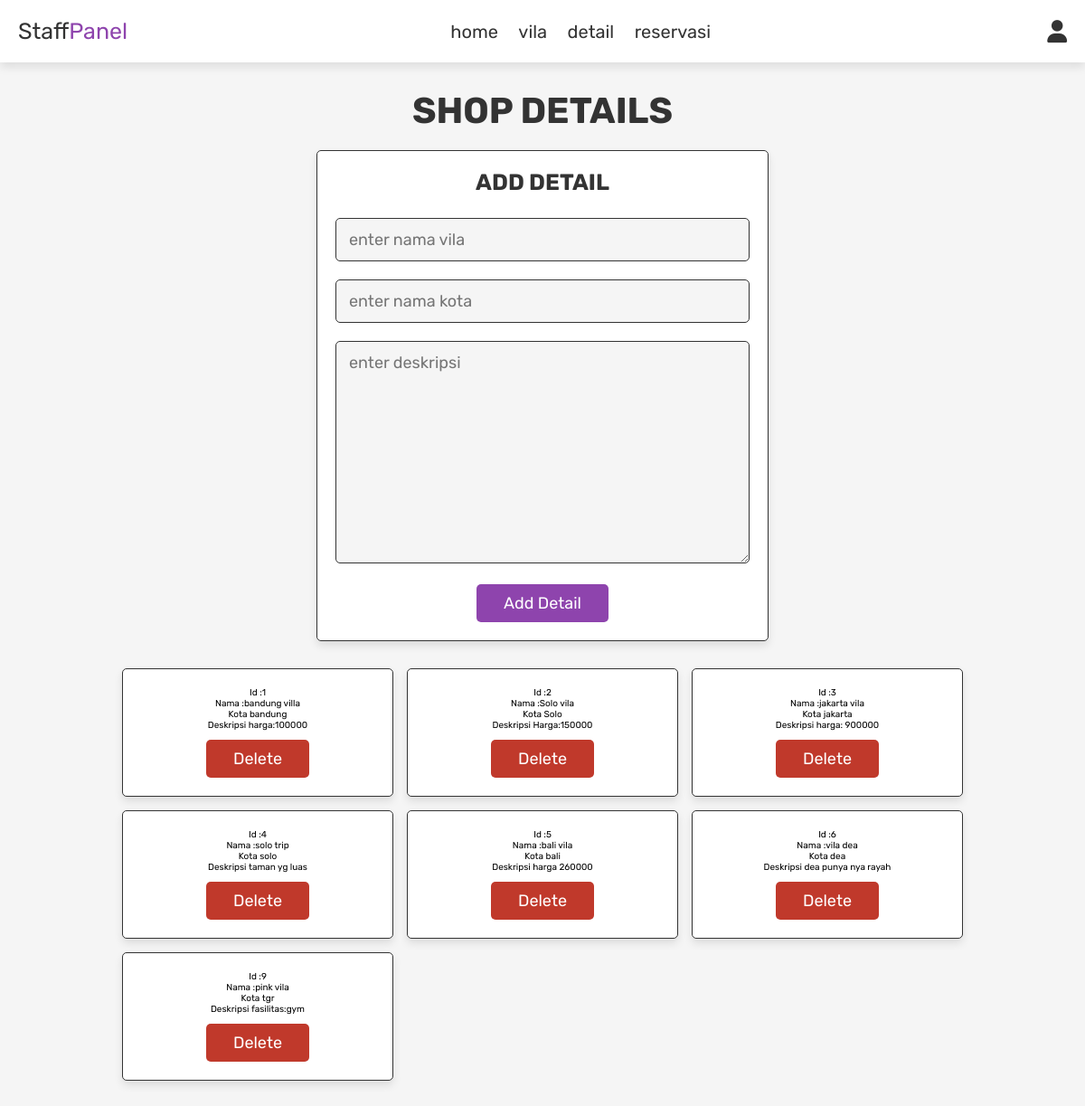
Page /staff_detail.php (signed in) on the committed database.
### tables this page shows
CREATE TABLE `detail_vila` (
  `id` int(11) NOT NULL,
  `nama_vila` varchar(50) NOT NULL,
  `kota` varchar(50) NOT NULL,
  `deskripsi` varchar(50) NOT NULL
);

### staff_detail.php (the view, shortened to what this page needs)
<?php
include 'config.php';
?>
<!DOCTYPE html>
<html lang="en">
<head>
   <link rel="stylesheet" href="https://cdnjs.cloudflare.com/ajax/libs/font-awesome/6.0.0/css/all.min.css">
   <link rel="stylesheet" href="css/admin1.css">
</head>
<body>
<?php include 'staff_header.php'; ?>
<section class="add-products">
   <h1 class="title">shop details</h1>
   <form action="" method="post" enctype="multipart/form-data">
      <h3>add detail</h3>
      <input type="text" name="nama_vila" class="box" placeholder="enter nama vila" required>
      <input type="text" name="kota" class="box" placeholder="enter nama kota" required>
      <textarea name="deskripsi" class="box" placeholder="enter deskripsi" id="" cols="30" rows="10"></textarea>
      <input type="submit" value="add detail" name="add_detail" class="btn">
   </form>
</section>
<section class="show-products">
   <div class="box-container">
      <?php
         $select_detail_vila = mysqli_query($conn, "SELECT * FROM `detail_vila`") or die('query failed');
         if(mysqli_num_rows($select_detail_vila) > 0){
            while($fetch_detail_vila = mysqli_fetch_assoc($select_detail_vila)){
      ?>
      <div class="box">
          <div class="nama_vila"><label style="font-size:10px">Id :</label><?php echo $fetch_detail_vila['id']; ?></div>
         <div class="nama_vila"><label style="font-size:10px">Nama :</label><?php echo $fetch_detail_vila['nama_vila']; ?></div>
         <div class="kota"><label style="font-size:10px">Kota </label><?php echo $fetch_detail_vila['kota']; ?></div>
         <div class="deskripsi"><label style="font-size:10px">Deskripsi </label><?php echo $fetch_detail_vila['deskripsi']; ?></div>
         <a href="staff_detail.php?delete=<?php echo $fetch_detail_vila['id']; ?>" class="delete-btn" onclick="return confirm('delete this vila?');">delete</a>
      </div>
      <?php
         }
      }else{
         echo '<p class="empty">no detail added yet!</p>';
      }
      ?>
   </div>
</section>
</body>
</html>

### css/admin1.css (style rules this page uses)
:root { --purple:#8e44ad; --red:#c0392b; --orange:#f39c12; --black:#333; --white:#fff; --light-color:#666; --light-white:#ccc; --light-bg:#f5f5f5; --border:.1rem solid var(--black); --box-shadow:0 .5rem 1rem rgba(0,0,0,.1); }
* { font-family: 'Rubik', sans-serif; margin:0; padding:0; box-sizing: border-box; outline: none; border:none; text-decoration: none; transition:all .2s linear; }
html { font-size: 62.5%; overflow-x: hidden; }
body { background-color: var(--light-bg); }
section { padding:3rem 2rem; }
.title { text-align: center; margin-bottom: 2rem; text-transform: uppercase; color:var(--black); font-size: 4rem; }
.btn, .option-btn, .delete-btn, .white-btn { display: inline-block; margin-top: 1rem; padding:1rem 3rem; cursor: pointer; color:var(--white); font-size: 1.8rem; border-radius: .5rem; text-transform: capitalize; }
.white-btn, .btn { background-color: var(--purple); }
.delete-btn { background-color: var(--red); }
.add-products form { background-color: var(--white); border-radius: .5rem; padding:2rem; text-align: center; box-shadow: var(--box-shadow); border:var(--border); max-width: 50rem; margin:0 auto; }
.add-products form h3 { font-size: 2.5rem; text-transform: uppercase; color:var(--black); margin-bottom: 1.5rem; }
.add-products form .box { width: 100%; background-color: var(--light-bg); border-radius: .5rem; margin:1rem 0; padding:1.2rem 1.4rem; color:var(--black); font-size: 1.8rem; border:var(--border); }
.show-products .box-container { display: grid; grid-template-columns: repeat(auto-fit, 30rem); justify-content: center; gap:1.5rem; max-width: 1200px; margin:0 auto; align-items: flex-start; }
.show-products { padding-top: 0; }
.show-products .box-container .box { text-align: center; padding:2rem; border-radius: .5rem; border:var(--border); box-shadow: var(--box-shadow); background-color: var(--white); }

### rows in the picture
detail_vila: id "1", nama_vila "bandung villa", kota "bandung", deskripsi "harga:100000"
detail_vila: id "2", nama_vila "Solo vila", kota "Solo", deskripsi "Harga:150000"
detail_vila: id "3", nama_vila "jakarta vila", kota "jakarta", deskripsi "harga: 900000"
detail_vila: id "4", nama_vila "solo trip", kota "solo", deskripsi "taman yg luas"
detail_vila: id "5", nama_vila "bali vila", kota "bali", deskripsi "harga 260000"
detail_vila: id "6", nama_vila "vila dea", kota "dea", deskripsi "dea punya nya rayah"
detail_vila: id "9", nama_vila "pink vila", kota "tgr", deskripsi "fasilitas:gym"
